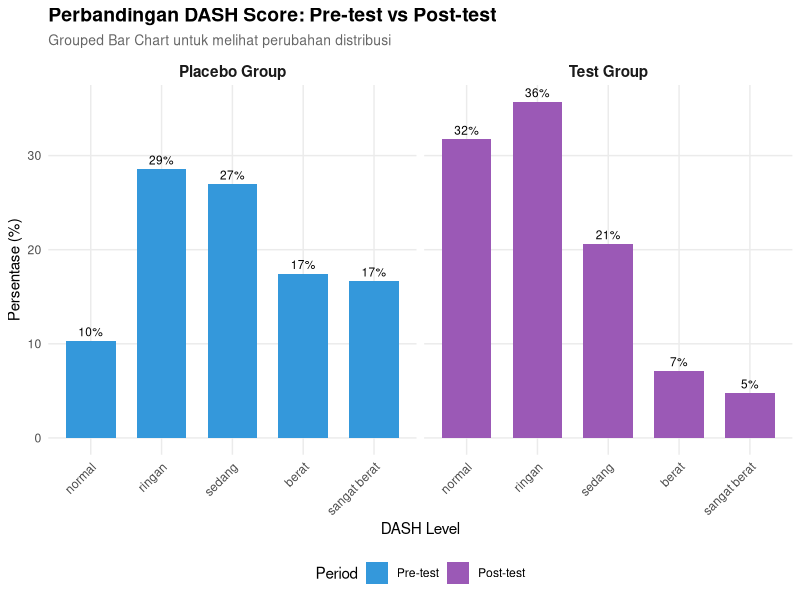
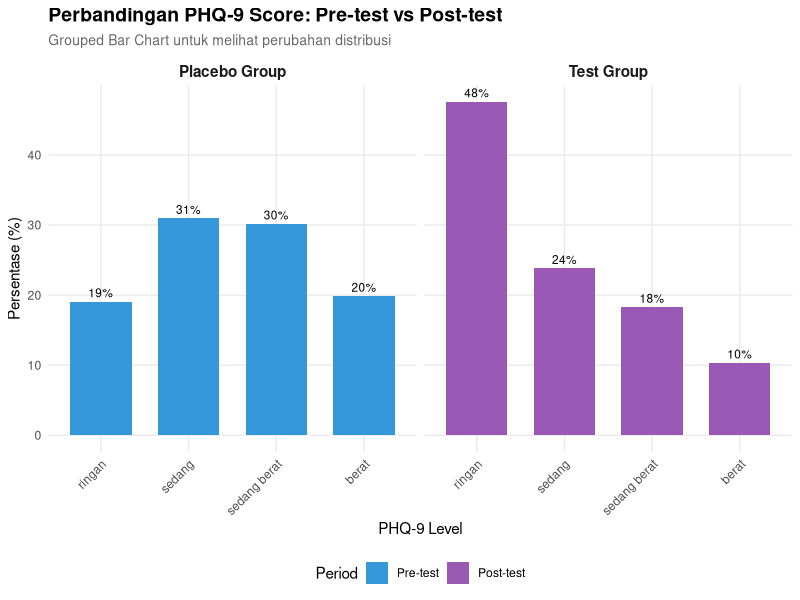

These figures' R source, in order:
## ---- chunk 1
# ======================================================================
# VISUALISASI DATA CLINICAL TRIAL - DASH DAN PHQ-9
# ======================================================================
# load libraries yang dibutuhkan
library(ggplot2)
library(dplyr)
library(tidyr)
library(gridExtra)
library(scales)
library(ordinal)

# ======================================================================
# 1. GENERATE DATA 
# ======================================================================

set.seed(123)
n_subj <- 126
id <- 1:n_subj
treatment <- rep(c("placebo", "test"), each = n_subj/2)

data_sim <- expand.grid(
  id = id,
  period = c("pre-test", "post-test")
)

data_sim$treatment <- rep(treatment, each = 2)

dash_levels <- c("normal", "ringan", "sedang", "berat", "sangat berat")
phq_levels  <- c("ringan", "sedang", "sedang berat", "berat")

sample_dash <- function(trt, period) {
  if (trt == "test" && period == "post-test") {
    sample(dash_levels, 1, prob = c(0.35, 0.30, 0.20, 0.10, 0.05))
  } else {
    sample(dash_levels, 1, prob = c(0.10, 0.25, 0.30, 0.20, 0.15))
  }
}

sample_phq <- function(trt, period) {
  if (trt == "test" && period == "post-test") {
    sample(phq_levels, 1, prob = c(0.40, 0.30, 0.20, 0.10))
  } else {
    sample(phq_levels, 1, prob = c(0.20, 0.30, 0.30, 0.20))
  }
}

data_sim$dash <- mapply(sample_dash, data_sim$treatment, data_sim$period)
data_sim$phq_9 <- mapply(sample_phq, data_sim$treatment, data_sim$period)

data_sim$dash <- factor(data_sim$dash, levels = dash_levels, ordered = TRUE)
data_sim$phq_9 <- factor(data_sim$phq_9, levels = phq_levels, ordered = TRUE)

# cek struktur data
print(data_sim)

# ======================================================================
# 2. ANALISIS MODEL 
# ======================================================================

model_dash <- clmm(
  dash ~ treatment * period + (1 | id),
  data = data_sim,
  link = "logit"
)

summary(model_dash)

model_phq_9 <- clmm(
  phq_9 ~ treatment * period + (1 | id),
  data = data_sim,
  link = "logit"
)

summary(model_phq_9)

# ======================================================================
# 3. VISUALISASI - DASH SCORE
# ======================================================================

# 3.1 Grouped Bar Chart - DASH
dash_summary <- data_sim %>%
  group_by(treatment, period, dash) %>%
  summarise(count = n(), .groups = "drop") %>%
  group_by(treatment, period) %>%
  mutate(percentage = count / sum(count) * 100)

p1 <- ggplot(dash_summary, aes(x = dash, y = percentage, fill = period)) +
  geom_bar(stat = "identity", position = "dodge", width = 0.7) +
  facet_wrap(~ treatment, labeller = labeller(treatment = c(
    "placebo" = "Placebo Group",
    "test" = "Test Group"
  ))) +
  scale_fill_manual(
    values = c("#3498db", "#9b59b6"),
    name = "Period",
    labels = c("Pre-test", "Post-test")
  ) +
  labs(
    title = "Perbandingan DASH Score: Pre-test vs Post-test",
    subtitle = "Grouped Bar Chart untuk melihat perubahan distribusi",
    x = "DASH Level",
    y = "Persentase (%)"
  ) +
  theme_minimal() +
  theme(
    plot.title = element_text(face = "bold", size = 14),
    plot.subtitle = element_text(size = 10, color = "gray40"),
    legend.position = "bottom",
    strip.text = element_text(face = "bold", size = 11),
    axis.text.x = element_text(angle = 45, hjust = 1),
    panel.grid.minor = element_blank()
  ) +
  geom_text(aes(label = sprintf("%.0f%%", percentage)),
            position = position_dodge(width = 0.7),
            vjust = -0.5, size = 3)

# ======================================================================
# 4. VISUALISASI - PHQ-9 SCORE
# ======================================================================

# 4.1 Grouped Bar Chart - PHQ-9
phq_summary <- data_sim %>%
  group_by(treatment, period, phq_9) %>%
  summarise(count = n(), .groups = "drop") %>%
  group_by(treatment, period) %>%
  mutate(percentage = count / sum(count) * 100)


p2 <- ggplot(phq_summary, aes(x = phq_9, y = percentage, fill = period)) +
  geom_bar(stat = "identity", position = "dodge", width = 0.7) +
  facet_wrap(~ treatment, labeller = labeller(treatment = c(
    "placebo" = "Placebo Group",
    "test" = "Test Group"
  ))) +
  scale_fill_manual(
    values = c("#3498db", "#9b59b6"),
    name = "Period",
    labels = c("Pre-test", "Post-test")
  ) +
  labs(
    title = "Perbandingan PHQ-9 Score: Pre-test vs Post-test",
    subtitle = "Grouped Bar Chart untuk melihat perubahan distribusi",
    x = "PHQ-9 Level",
    y = "Persentase (%)"
  ) +
  theme_minimal() +
  theme(
    plot.title = element_text(face = "bold", size = 14),
    plot.subtitle = element_text(size = 10, color = "gray40"),
    legend.position = "bottom",
    strip.text = element_text(face = "bold", size = 11),
    axis.text.x = element_text(angle = 45, hjust = 1),
    panel.grid.minor = element_blank()
  ) +
  geom_text(aes(label = sprintf("%.0f%%", percentage)),
            position = position_dodge(width = 0.7),
            vjust = -0.5, size = 3)


# ======================================================================
# 5. DISPLAY SEMUA PLOT
# ======================================================================

# Tampilkan plot satu per satu
print(p1)
print(p2)

